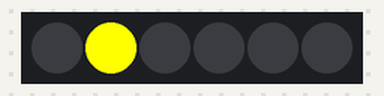
A sketch run on a simulated Arduino Uno, built with avr-gcc and run on an emulated ATmega328P. On the bench: 6 RGB LEDs in strip order, left to right. Dim RGB values are drawn brighter than linear; random numbers use the default seed unless the sketch sets one.

Above: at 5.0 s.
At 8.0 s:
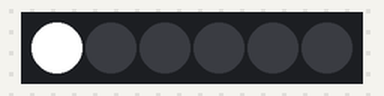
At 14.5 s:
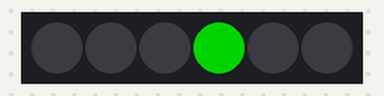
At 24.0 s:
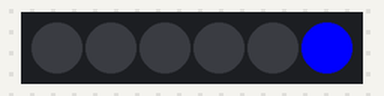
At 26.5 s:
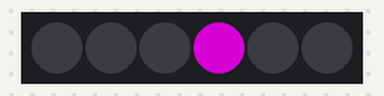
At 39.5 s:
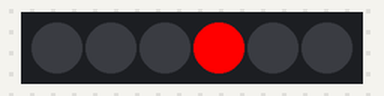
Timing chart, 0 to 40.0 s (numbered marks = the images above):
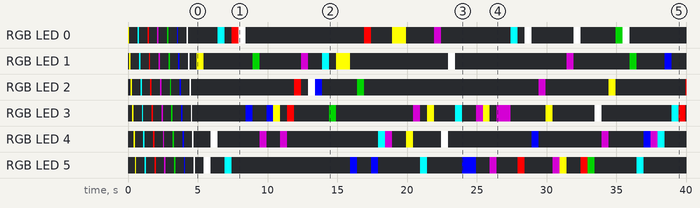

The sketch:

WordClock_Mega.ino
```cpp
/*

 */
#include "FastLED.h"

// For led chips like Neopixels, which have a data line, ground, and power, you just
// need to define DATA_PIN.  For led chipsets that are SPI based (four wires - data, clock,
// ground, and power), like the LPD8806 define both DATA_PIN and CLOCK_PIN
#define NUM_LEDS 6
#define DATA_PIN 6

// Define the array of leds
CRGB leds[NUM_LEDS];


void setup() {

      // Die WordClock_Mega benutzt LED-Stripes aus der NeoPixel-Serie
      FastLED.addLeds<NEOPIXEL, DATA_PIN>(leds, NUM_LEDS);
}

void loop() {

//  leds[1] = CRGB::Red;
//  leds[2] = CRGB::Red;
//  leds[3] = CRGB::Red;

    for (int j=0; j<7; j++)
    {
        for (int i=0; i<=NUM_LEDS; i++)
        {
            if (i > 0)
            {
              leds[i-1] = 0;
            }

            if (i < NUM_LEDS)
            {
                switch (j) {
                  case 0 :
                    leds[i] = CRGB::Yellow;
                  break;
                  case 1 :
                    leds[i] = CRGB::Aqua;
                  break;
                  case 2 :
                    leds[i] = CRGB::Red;
                  break;
                  case 3 :
                    leds[i] = CRGB::Purple;
                  break;
                  case 4 :
                    leds[i] = CRGB::Green;
                  break;
                  case 5 :
                    leds[i] = CRGB::Blue;
                  break;
                  default :
                    leds[i] = CRGB::White;

                }
            }

            FastLED.show();

            delay(100);
        }
    }


    int k=0, l=0;

    while (true)
    {
      leds[k] = 0;

      k = (int) random(0, NUM_LEDS);
      l = (int) random(0, 7);

      switch (l)
      {
        case 0 :
          leds[k] = CRGB::Yellow;
        break;
        case 1 :
          leds[k] = CRGB::Aqua;
        break;
        case 2 :
          leds[k] = CRGB::Red;
        break;
        case 3 :
          leds[k] = CRGB::Purple;
        break;
        case 4 :
          leds[k] = CRGB::Green;
        break;
        case 5 :
          leds[k] = CRGB::Blue;
        break;
        default :
          leds[k] = CRGB::White;

      }
      FastLED.show();

      delay(500);
    }
}
```

sloeber.ino.cpp
```cpp
#ifdef __IN_ECLIPSE__
//This is a automatic generated file
//Please do not modify this file
//If you touch this file your change will be overwritten during the next build
//This file has been generated on 2018-04-14 00:40:55

#include "Arduino.h"
#include "FastLED.h"

void setup() ;
void loop() ;

#include "WordClock_Mega.ino"


#endif
```

Measured:
- by itself, RGB LED 0: off → RGB(255, 255, 0) at 0.00 s, → off 0.10 s later, → RGB(0, 255, 255) 0.60 s later, → off 0.10 s later, … (34 changes in this stretch)
- by itself, RGB LED 1: off → RGB(255, 255, 0) at 0.10 s, → off 0.10 s later, → RGB(0, 255, 255) 0.60 s later, → off 0.10 s later, … (32 changes in this stretch)
- what the display in image 0 shows lasts 0.5 s, from 4.9 s to 5.4 s
- what the display in image 3 shows lasts 1.0 s, from 23.9 s to 24.9 s
